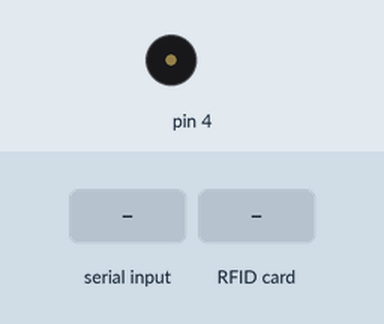
Bench run of a program on a simulated Arduino Uno, built with avr-gcc and run on an emulated ATmega328P. Parts: buzzer (waves = sounding). Inputs (shaded band) come from the test bench. What the program prints to the serial monitor is not drawn.

Above: at 1.2 s.
1.3 s: "1\n" received over Serial
At 1.5 s:
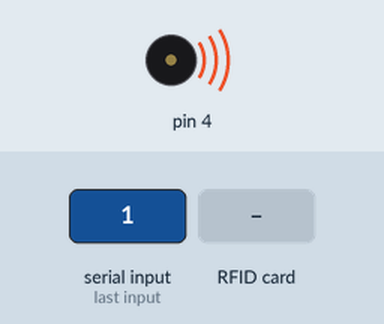
3.0 s: RFID card 5E 7A 19 C4 held to the reader
4.5 s: "3\n" received over Serial
Timing chart, 0 to 7.5 s (numbered marks = the images above; inputs shaded):
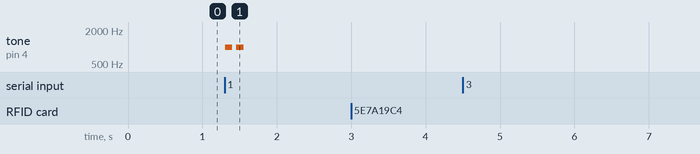

The program:

main.cpp
```cpp
/* Typical pin layout used:
* -----------------------------------------------------------------------------------------
*             MFRC522      Arduino       Arduino   Arduino    Arduino          Arduino
*             Reader/PCD   Uno           Mega      Nano v3    Leonardo/Micro   Pro Micro
* Signal      Pin          Pin           Pin       Pin        Pin              Pin
* -----------------------------------------------------------------------------------------
* RST/Reset   RST          9             5         D9         RESET/ICSP-5     RST
* SPI SS      SDA(SS)      10            53        D10        10               10
* SPI MOSI    MOSI         11 / ICSP-4   51        D11        ICSP-4           16
* SPI MISO    MISO         12 / ICSP-1   50        D12        ICSP-1           14
* SPI SCK     SCK          13 / ICSP-3   52        D13        ICSP-3           15
*/


#include <Arduino.h>
#include <SPI.h>
#include <MFRC522.h>

#define RST_PIN		9
#define SS_PIN		10

MFRC522 mfrc522(SS_PIN, RST_PIN);
String UID;

void setup() {
    Serial.begin(115200);
    SPI.begin();
    mfrc522.PCD_Init();
}

void loop() {
    if(Serial.available() > 0){
      int data = Serial.parseInt();
      if (data == 3) {
        Serial.println("GOOD");
      }else if(data == 1){
        tone(4, 1000);
        digitalWrite(2, HIGH);
        delay(100);
        noTone(4);
        digitalWrite(2, LOW);
        delay(50);
        tone(4, 1000);
        digitalWrite(2, HIGH);
        delay(100);
        noTone(4);
        digitalWrite(2, LOW);
      }else if(data == 2){
        tone(4, 300);
        digitalWrite(3, HIGH);
        delay(1000);
        noTone(4);
        digitalWrite(3, LOW);
      }
    }

    if ( ! mfrc522.PICC_IsNewCardPresent()) {
      return;
    }

    if ( ! mfrc522.PICC_ReadCardSerial()) {
      return;
    }


    UID = "";
    for (byte i = 0; i < mfrc522.uid.size; i++){
      UID += String(mfrc522.uid.uidByte[i], HEX);
    }
    Serial.println(UID);
    mfrc522.PICC_HaltA();

}
```

Measured:
- after the input at 1.3 s, tone on pin 4: alternates 1000 Hz for 0.10 s and silent for 0.05 s, 4 changes in all, then stays silent, starting at once
- after the input at 3.0 s, every drawn part: stays the same
- after the input at 4.5 s, every drawn part: stays the same
